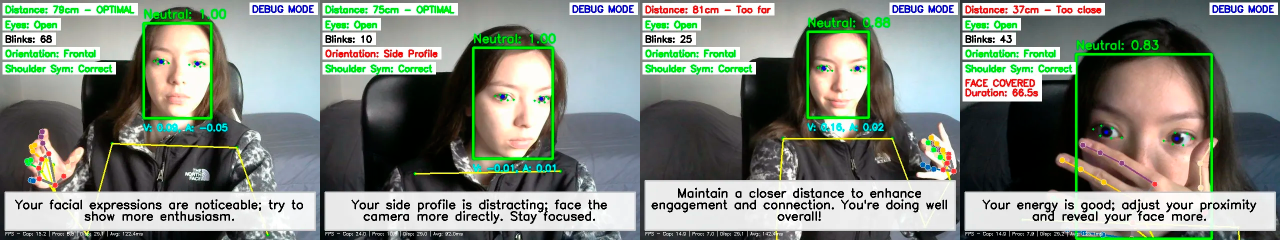
#> input picture media/example.png, 2560 x 480 px (shown at 1/2 size)
$ python -i data_augmentation.py   (imports and definitions only)
#> lines starting #> are read from the running program, lines starting #| are printed output that depends on the picture
# coding: utf8
import numpy as np
import cv2
from random import randint


def get_scale_center(bb):

    center = np.array([bb[2] - (bb[2]-bb[0])/2, bb[3] - (bb[3]-bb[1])/2])
    scale = (bb[2]-bb[0] + bb[3]-bb[1])/220.0

    return scale, center

def inv_mat(mat):
    ans = np.linalg.pinv(np.array(mat).tolist() + [[0,0,1]])
    return ans[:2]

def get_transform(center, scale, res, rot=0):
    # Generate transformation matrix

    h = 200 * scale
    t = np.zeros((3, 3))
    t[0, 0] = float(res[1]) / h
    t[1, 1] = float(res[0]) / h
    t[0, 2] = res[1] * (-float(center[0]) / h + .5)
    t[1, 2] = res[0] * (-float(center[1]) / h + .5)
    t[2, 2] = 1

    if not rot == 0:
        rot = -rot # To match direction of rotation from cropping
        rot_mat = np.zeros((3,3))
        rot_rad = rot * np.pi / 200
        sn,cs = np.sin(rot_rad), np.cos(rot_rad)
        rot_mat[0,:2] = [cs, -sn]
        rot_mat[1,:2] = [sn, cs]
        rot_mat[2,2] = 1
        # Need to rotate around center
        t_mat = np.eye(3)
        t_mat[0,2] = -res[1]/2
        t_mat[1,2] = -res[0]/2
        t_inv = t_mat.copy()
        t_inv[:2,2] *= -1
        t = np.dot(t_inv,np.dot(rot_mat,np.dot(t_mat,t)))

    return t

class DataAugmentor(object):

    def __init__(self, target_width=256, target_height=256, random_translation = 0,
                 random_rotation=0, random_scaling=0, mirror=False, random_seed=None, shape_mirror_indx=None, flipping_probability=0.5):

        self.target_width = target_width
        self.target_height = target_height
        self.random_rotation = random_rotation
        self.random_scaling = random_scaling
        self.random_translation = random_translation
        self.mirror = mirror
        self.flipping_probability = flipping_probability

        if shape_mirror_indx is None:
            self.shape_mirror_indx = []
        else:
            self.shape_mirror_indx = shape_mirror_indx

        self.rng = np.random.RandomState(seed=random_seed)

    def __call__(self, image, bb=None, shape=None):
        """
            If bounding box is None, it assumes that the image is square and already cropped.
            The center will be the center of the image.
            Good for AffectNet.
        """
        #Checks that image is correct
        assert(image.ndim==3 and image.shape[2]==3)
        assert(image.dtype == np.uint8)

        if(bb is None):
            #Resize the image and the shape
            scalingFactor = self.target_height/image.shape[0] #Image is square
            image = cv2.resize(image, (self.target_width, self.target_height))

            #Resize the shape
            shape *= scalingFactor

            #######################################
            #Apply data augmentation : random scaling and rotation
            #######################################

            #Center is the middle of the image
            center = np.array([image.shape[1]/2, image.shape[0]/2])

            aug_rot = (self.rng.rand() * 2 - 1) * self.random_rotation # in deg.

            #Rotation and random scaling
            scale = self.rng.rand() * self.random_scaling*2 + (1-self.random_scaling) # ex: random_scaling is .25
            mat = cv2.getRotationMatrix2D((center[0], center[1]),aug_rot, scale)
            image = cv2.warpAffine(image, mat, (self.target_width, self.target_height))

            #Transforms the shape as well using homogeneous coordinates
            if shape is not None:
                shape = np.dot(np.concatenate((shape, shape[:, 0:1]*0+1), axis=1), mat.T)

            if self.random_translation!=0:
                dx = self.rng.randint(-self.random_translation * scale, self.random_translation * scale) # in px
                dy = self.rng.randint(-self.random_translation * scale, self.random_translation * scale)
            else:
                dx, dy = 0, 0

            #Translation
            mat = np.float32([[1,0, dx],[0,1, dy]])
            image = cv2.warpAffine(image, mat, (self.target_width, self.target_height))

            #Transforms the shape as well using homogeneous coordinates
            if shape is not None:
                shape = np.dot(np.concatenate((shape, shape[:, 0:1]*0+1), axis=1), mat.T)

            # Flip
            if np.random.randint(round(1.0/self.flipping_probability)) == 0 and self.mirror:
                image = image[:, ::-1]
                if shape is not None and shape.shape[0]==68:
                    shape = shape[self.shape_mirror_indx, :]

                shape[:, 0] = self.target_width - shape[:, 0]


        else:
            scale, center = get_scale_center(bb)

            aug_rot = (self.rng.rand() * 2 - 1) * self.random_rotation # in deg.
            aug_scale = self.rng.rand() * self.random_scaling*2 + (1-self.random_scaling) # ex: random_scaling is .25
            scale *= aug_scale

            if self.random_translation!=0:
                dx = self.rng.randint(-self.random_translation * scale, self.random_translation * scale)/center[0] # in px
                dy = self.rng.randint(-self.random_translation * scale, self.random_translation * scale)/center[1]
            else:
                dx, dy = 0, 0
            center[0] += dx * center[0]
            center[1] += dy * center[1]

            mat = get_transform(center, scale, (self.target_width, self.target_height), aug_rot)[:2]
            image = cv2.warpAffine(image, mat, (self.target_width, self.target_height))#, borderMode= cv2.BORDER_WRAP)

            if shape is not None:
                mat_pts = get_transform(center, scale, (self.target_width, self.target_height), aug_rot)[:2]
                shape = np.dot(np.concatenate((shape, shape[:, 0:1]*0+1), axis=1), mat_pts.T)

            # Flip
            if np.random.randint(round(1.0/self.flipping_probability)) == 0 and self.mirror:
                image = image[:, ::-1]
                if shape is not None and shape.shape[0]==68:
                    shape = shape[self.shape_mirror_indx, :]

                    shape[:, 0] = self.target_width - shape[:, 0]

        return image, shape

>>> import cv2
>>> picture = cv2.imread('../../media/example.png')
#> picture is the input picture: shape (480, 2560, 3); mean B, G, R 127.5, 137.5, 130
>>> result = DataAugmentor()(picture)
#> in __call__, `image = cv2.resize(image, (self.target_width, self.target_height))`:
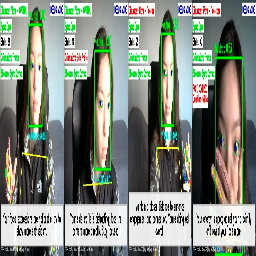
#> image: shape (256, 256, 3); mean of channels 0, 1, 2 127.3, 138.1, 129.7; drawn as B, G, R
#> (the run stopped early here; a loop or call above may not have finished)
